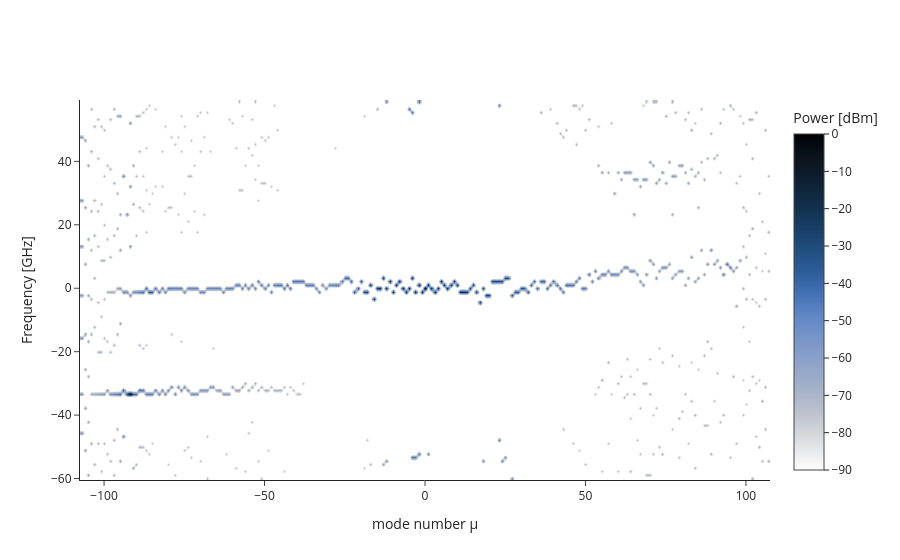

The notebook cell saved with this chart:
### Markdown cell above
OK much better, but our estimate of the FSR is not accurate. We can fit the slope of the DKS, since it should be zero all the way (i.e. the referefernce of our freuqency marker grid).

### Code cell
data, FSR, f0, N, fceo = GetOSAspectro(
    trace,
    FSR0=1000e9,
    Mtot=[-107, 107],
    do_refit=[-68, 45], # Refit the slope between this modes
    height=7,
    res=900,
    window=60e9, 
    pks_only=True, #Now trigger that 
    ceo_estimate=True,
    pdcs=False,
)

print(f"νrep = {FSR*1e-9} GHz")
Nmod = np.round(fceo / FSR)
fceo_ = fceo - Nmod * FSR
print(f"νceo: {fceo_*1e-9} GHz")

fig = go.Figure()
tr = go.Heatmap(
    x=data.columns,
    y=data.index * 1e-9,
    z=data.values,
    colorscale=mpl_to_plotly(cmap.oslo_r),
    zsmooth="best",
    colorbar=dict(title="Power [dBm]"),
    zmax=0,
    zmin=-90,
)
fig.add_trace(tr)
fig.update_xaxes(title = 'mode number µ')
fig.update_yaxes(title = 'Frequency [GHz]')
fig.show()

### Figure 1 — Plotly figure (JSON) as saved in the notebook; plotly's stock layout.template omitted (floating-point values rounded to 4 significant figures; data arrays with more than 128 entries replaced by an {"elided": "..."} marker saying what was removed)
{"data": [{"colorbar": {"title": {"text": "Power [dBm]"}}, "colorscale": {"elided": "255x2 mixed values"}, "type": "heatmap", "x": {"elided": "215 float values"}, "y": [-59.9, -58.79, -57.68, -56.57, -55.46, -54.35, -53.24, -52.14, -51.03, -49.92, -48.81, -47.7, -46.59, -45.48, -44.37, -43.26, -42.15, -41.04, -39.93, -38.82, -37.71, -36.61, -35.5, -34.39, -33.28, -32.17, -31.06, -29.95, -28.84, -27.73, -26.62, -25.51, -24.4, -23.29, -22.19, -21.08, -19.97, -18.86, -17.75, -16.64, -15.53, -14.42, -13.31, -12.2, -11.09, -9.983, -8.874, -7.765, -6.656, -5.546, -4.437, -3.328, -2.219, -1.109, 0.0, 1.109, 2.219, 3.328, 4.437, 5.546, 6.656, 7.765, 8.874, 9.983, 11.09, 12.2, 13.31, 14.42, 15.53, 16.64, 17.75, 18.86, 19.97, 21.08, 22.19, 23.29, 24.4, 25.51, 26.62, 27.73, 28.84, 29.95, 31.06, 32.17, 33.28, 34.39, 35.5, 36.61, 37.71, 38.82, 39.93, 41.04, 42.15, 43.26, 44.37, 45.48, 46.59, 47.7, 48.81, 49.92, 51.03, 52.14, 53.24, 54.35, 55.46, 56.57, 57.68, 58.79], "z": {"elided": "108x215 float values"}, "zmax": 0, "zmin": -90, "zsmooth": "best"}], "layout": {"xaxis": {"title": {"text": "mode number µ"}}, "yaxis": {"title": {"text": "Frequency [GHz]"}}}}
